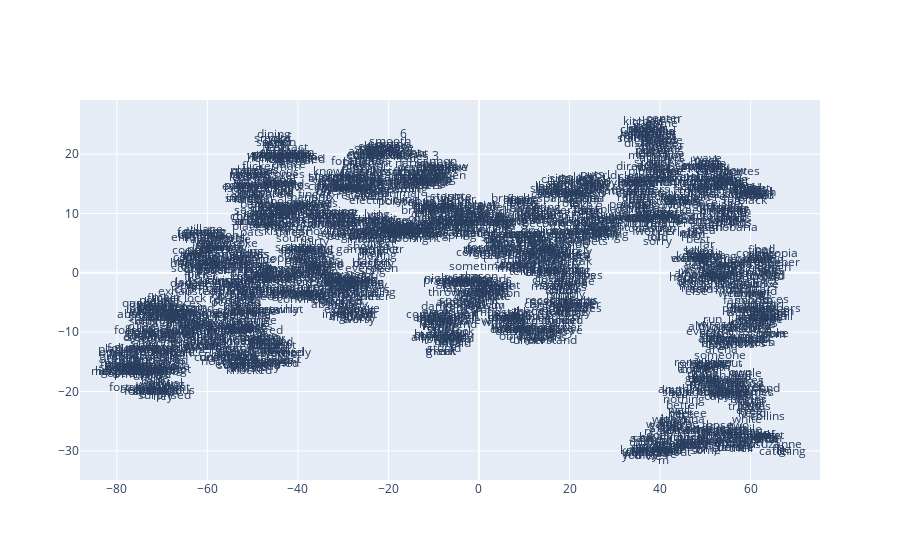

Notebook code cell kept with this figure:
### Code cell
def plot_with_plotly(x_vals, y_vals, labels, plot_in_notebook=True):
    from plotly.offline import init_notebook_mode, iplot, plot
    import plotly.graph_objs as go

    trace = go.Scatter(x=x_vals, y=y_vals, mode='text', text=labels)
    data = [trace]

    if plot_in_notebook:
        init_notebook_mode(connected=True)
        iplot(data, filename='word-embedding-plot')
    else:
        plot(data, filename='word-embedding-plot.html')


def plot_with_matplotlib(x_vals, y_vals, labels):
    import matplotlib.pyplot as plt
    import random

    random.seed(0)

    plt.figure(figsize=(12, 12))
    plt.scatter(x_vals, y_vals)

    #
    # Label randomly subsampled 25 data points
    #
    indices = list(range(len(labels)))
    selected_indices = random.sample(indices, 25)
    for i in selected_indices:
        plt.annotate(labels[i], (x_vals[i], y_vals[i]))

try:
    get_ipython()
except Exception:
    plot_function = plot_with_matplotlib
else:
    plot_function = plot_with_plotly

plot_function(x_vals, y_vals, labels)

### Figure 1 — Plotly figure (JSON) as saved in the notebook; plotly's stock layout.template omitted (floating-point values rounded to 4 significant figures; data arrays with more than 128 entries replaced by an {"elided": "..."} marker saying what was removed)
{"data": [{"mode": "text", "text": {"elided": "1963 str values"}, "type": "scatter", "x": {"elided": "1963 float values"}, "y": {"elided": "1963 float values"}}], "layout": {}}
